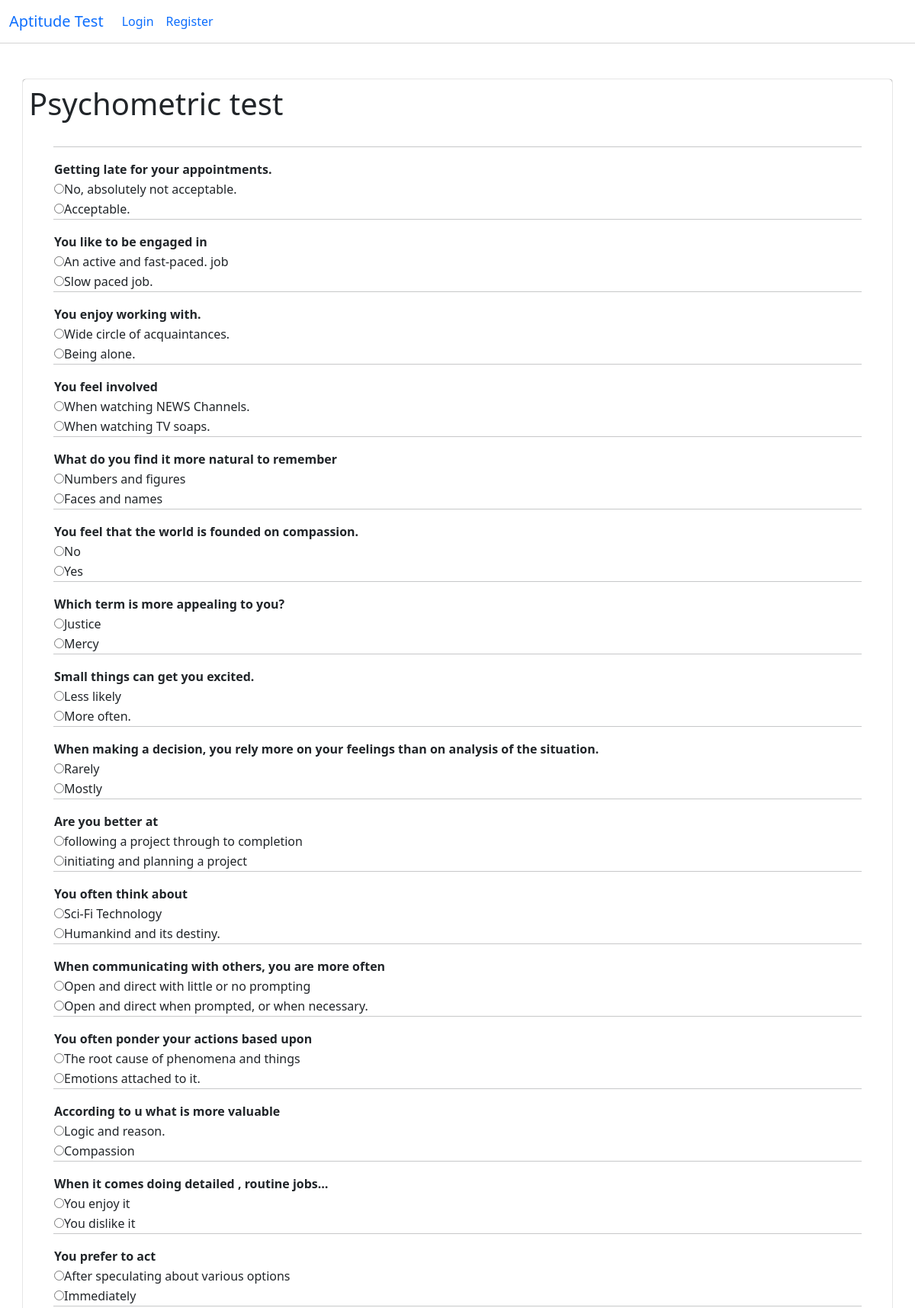
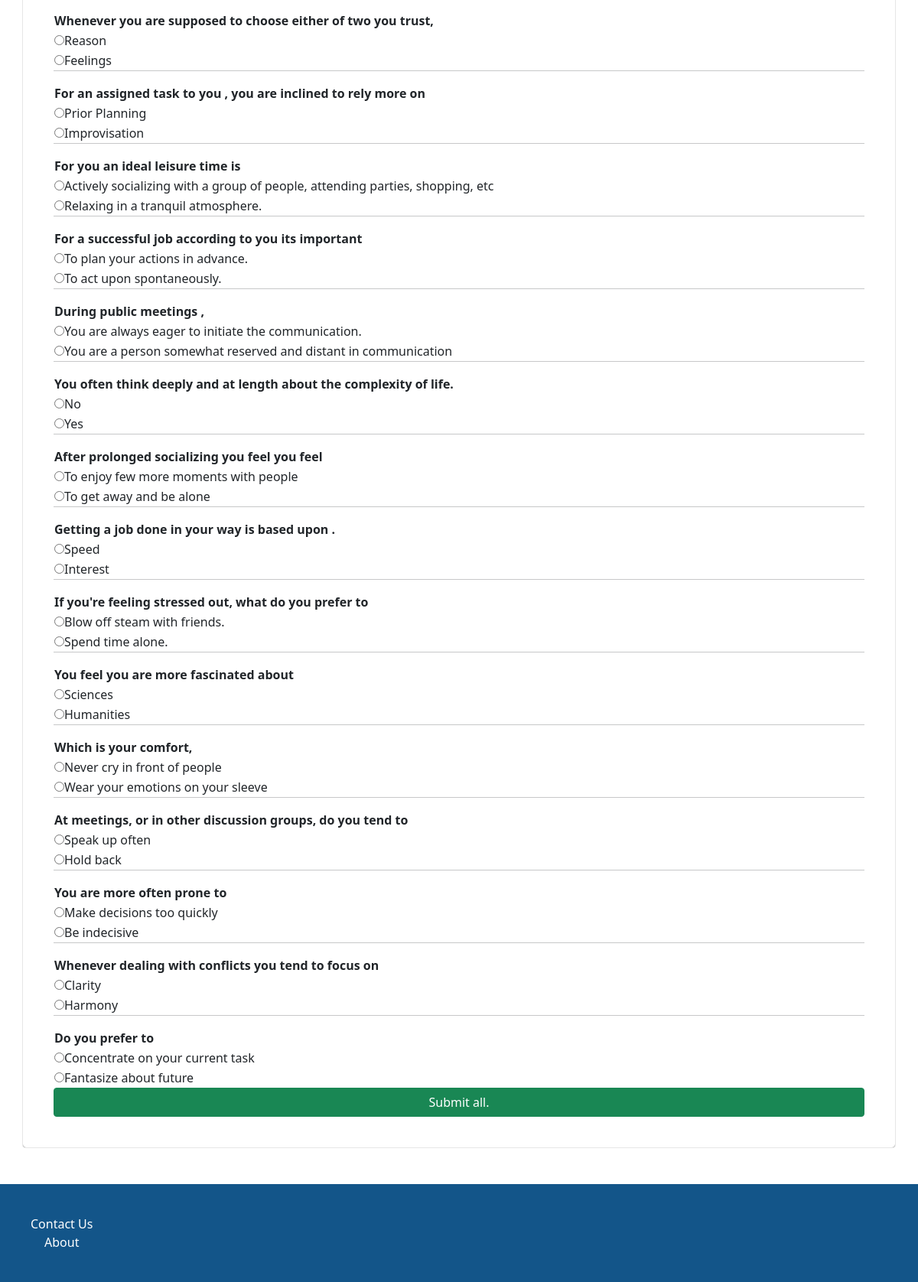
The page /Quiz/give_test/3 on the database its author committed (2 pictures, top to bottom).
### Quiz/models.py (models this page shows, shortened)
class exam(models.Model):
    exam_name = models.CharField(max_length=50)
    exam_questions = models.ManyToManyField(questions)
    def __str__(self):
        return str(self.exam_name)

class questions(models.Model):
    question_text = models.CharField(max_length=120)
    answer1 = models.CharField(max_length=120)
    answer2 = models.CharField(max_length=120)
    parameter = models.ForeignKey('parameters',on_delete=CASCADE)

### Quiz/views.py (the view, shortened to what this page needs)
# urls.py: path('give_test/<int:pk>',views.give_test.as_view(),name='give_test'),
class give_test(View):
    def get(self,request,pk):
        exam_selected = exam.objects.get(id = pk)
        exam_answers = answers.objects.filter(exam__id = pk,user__id = request.user.id)
        if len(exam_answers) == 0 :
            exam_questions = exam_selected.exam_questions.all()
            return render(request,template_name='Quiz/give_test.html',context={'exam_questions':exam_questions,'exam_selected':exam_selected})
        else:
            return redirect('Quiz:dashboard')

### Quiz/templates/Quiz/give_test.html (shortened to what this page needs)
{% extends 'Quiz/base.html' %}
{%block content %}
<h1>{{exam_selected}}</h1>
<form method="POST">
    <div class="row dashboardblock">
        {% for question in exam_questions %}
        <table>
            <tr>
                <td><strong>{{question.question_text}}</strong></td>
            </tr>
            <tr>
                <td><input type="radio" id="{{question.answer1}}" name={{question.id}}
                        value="{{question.answer1}}">{{question.answer1}} </td>
            </tr>
            <hr>
            <tr>
                <td><input type="radio" id="{{question.answer1}}" name={{question.id}} value="{{question.answer2}}">{{question.answer2}} </td>
            </tr>
        </table>
        {% endfor %}
        <input type="submit" value="Submit all." class="btn btn-success">
    </div>
</form>
{% endblock %}

### Quiz/static/Quiz/css/styles.css (style rules this page uses)
.dashboardblock { margin: 1em; background-color: white; padding: 1em; }

### rows shown on the page
exam: exam_name "Psychometric test"
questions: question_text "Getting late for your appointments.", answer1 "No, absolutely not acceptable.", answer2 "Acceptable."
questions: question_text "You like to be engaged in", answer1 "An active and fast-paced. job", answer2 "Slow paced job."
questions: question_text "You enjoy working with.", answer1 "Wide circle of acquaintances.", answer2 "Being alone."
questions: question_text "You feel involved", answer1 "When watching NEWS Channels.", answer2 "When watching TV soaps."
questions: question_text "What do you find it more natural to remember", answer1 "Numbers and figures", answer2 "Faces and names"
questions: question_text "You feel that the world is founded on compassion.", answer1 "No", answer2 "Yes"
questions: question_text "Which term is more appealing to you?", answer1 "Justice", answer2 "Mercy"
questions: question_text "Small things can get you excited.", answer1 "Less likely", answer2 "More often."
questions: question_text "When making a decision, you rely more on your feelings than on analysis of the situation.", answer1 "Rarely", answer2 "Mostly"
questions: question_text "Are you better at", answer1 "following a project through to completion", answer2 "initiating and planning a project"
questions: question_text "You often think about", answer1 "Sci-Fi Technology", answer2 "Humankind and its destiny."
questions: question_text "When communicating with others, you are more often", answer1 "Open and direct with little or no prompting", answer2 "Open and direct when prompted, or when necessary."
questions: question_text "You often ponder your actions based upon", answer1 "The root cause of phenomena and things", answer2 "Emotions attached to it."
questions: question_text "According to u what is more valuable", answer1 "Logic and reason.", answer2 "Compassion"
questions: question_text "When it comes doing detailed , routine jobs…", answer1 "You enjoy it", answer2 "You dislike it"
questions: question_text "You prefer to act", answer1 "After speculating about various options", answer2 "Immediately"
questions: question_text "Whenever you are supposed to choose either of two you trust,", answer1 "Reason", answer2 "Feelings"
questions: question_text "For an assigned task to you , you are inclined to rely more on", answer1 "Prior Planning", answer2 "Improvisation"
questions: question_text "For you an ideal leisure time is", answer1 "Actively socializing with a group of people, attending parties, shopping, etc", answer2 "Relaxing in a tranquil atmosphere."
questions: question_text "For a successful job according to you its important", answer1 "To plan your actions in advance.", answer2 "To act upon spontaneously."
questions: question_text "During public meetings ,", answer1 "You are always eager to initiate the communication.", answer2 "You are a person somewhat reserved and distant in communication"
questions: question_text "You often think deeply and at length about the complexity of life.", answer1 "No", answer2 "Yes"
questions: question_text "After prolonged socializing you feel you feel", answer1 "To enjoy few more moments with people", answer2 "To get away and be alone"
questions: question_text "Getting a job done in your way is based upon .", answer1 "Speed", answer2 "Interest"
questions: question_text "If you're feeling stressed out, what do you prefer to", answer1 "Blow off steam with friends.", answer2 "Spend time alone."
questions: question_text "You feel you are more fascinated about", answer1 "Sciences", answer2 "Humanities"
questions: question_text "Which is your comfort,", answer1 "Never cry in front of people", answer2 "Wear your emotions on your sleeve"
questions: question_text "At meetings, or in other discussion groups, do you tend to", answer1 "Speak up often", answer2 "Hold back"
questions: question_text "You are more often prone to", answer1 "Make decisions too quickly", answer2 "Be indecisive"
questions: question_text "Whenever dealing with conflicts you tend to focus on", answer1 "Clarity", answer2 "Harmony"
questions: question_text "Do you prefer to", answer1 "Concentrate on your current task", answer2 "Fantasize about future"
